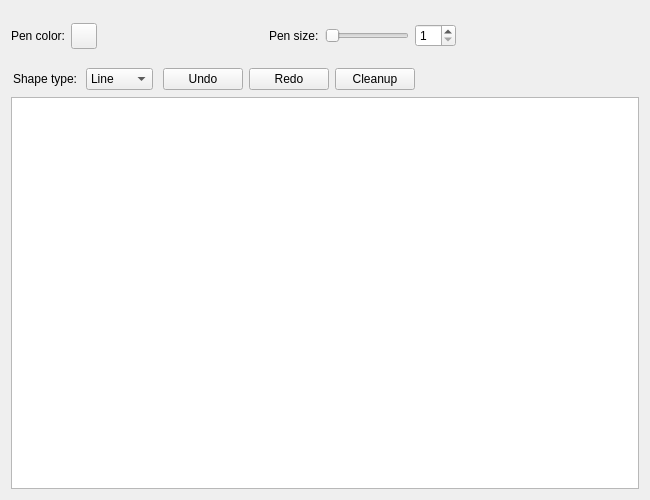
<?xml version="1.0" encoding="UTF-8"?>
<ui version="4.0">
 <class>MainWindow</class>
 <widget class="QMainWindow" name="MainWindow">
  <property name="geometry">
   <rect>
    <x>0</x>
    <y>0</y>
    <width>650</width>
    <height>500</height>
   </rect>
  </property>
  <property name="minimumSize">
   <size>
    <width>400</width>
    <height>300</height>
   </size>
  </property>
  <property name="windowTitle">
   <string>Wow Paint</string>
  </property>
  <widget class="QWidget" name="centralWidget">
   <layout class="QGridLayout" name="gridLayout">
    <item row="0" column="0" colspan="2">
     <layout class="QHBoxLayout" name="colorLayout">
      <item>
       <widget class="QLabel" name="PenColorLabel">
        <property name="sizePolicy">
         <sizepolicy hsizetype="Fixed" vsizetype="Preferred">
          <horstretch>0</horstretch>
          <verstretch>0</verstretch>
         </sizepolicy>
        </property>
        <property name="text">
         <string>Pen color:</string>
        </property>
       </widget>
      </item>
      <item>
       <widget class="QPushButton" name="CurrentPenColor">
        <property name="sizePolicy">
         <sizepolicy hsizetype="Fixed" vsizetype="Fixed">
          <horstretch>0</horstretch>
          <verstretch>0</verstretch>
         </sizepolicy>
        </property>
        <property name="minimumSize">
         <size>
          <width>26</width>
          <height>26</height>
         </size>
        </property>
        <property name="maximumSize">
         <size>
          <width>26</width>
          <height>26</height>
         </size>
        </property>
        <property name="text">
         <string/>
        </property>
       </widget>
      </item>
      <item>
       <widget class="QWidget" name="colorWidget" native="true">
        <property name="minimumSize">
         <size>
          <width>160</width>
          <height>50</height>
         </size>
        </property>
        <property name="maximumSize">
         <size>
          <width>160</width>
          <height>50</height>
         </size>
        </property>
        <property name="styleSheet">
         <string notr="true"/>
        </property>
       </widget>
      </item>
     </layout>
    </item>
    <item row="0" column="2">
     <layout class="QHBoxLayout" name="penSizeLayout">
      <item>
       <widget class="QLabel" name="PenSizeText">
        <property name="text">
         <string>Pen size:</string>
        </property>
       </widget>
      </item>
      <item>
       <widget class="QSlider" name="PenSizeSlider">
        <property name="sizePolicy">
         <sizepolicy hsizetype="Fixed" vsizetype="Fixed">
          <horstretch>0</horstretch>
          <verstretch>0</verstretch>
         </sizepolicy>
        </property>
        <property name="minimum">
         <number>1</number>
        </property>
        <property name="maximum">
         <number>10</number>
        </property>
        <property name="orientation">
         <enum>Qt::Horizontal</enum>
        </property>
       </widget>
      </item>
      <item>
       <widget class="QSpinBox" name="PenSizeSpinBox">
        <property name="minimumSize">
         <size>
          <width>40</width>
          <height>0</height>
         </size>
        </property>
        <property name="minimum">
         <number>1</number>
        </property>
        <property name="maximum">
         <number>10</number>
        </property>
       </widget>
      </item>
      <item>
       <spacer name="horizontalSpacer">
        <property name="orientation">
         <enum>Qt::Horizontal</enum>
        </property>
        <property name="sizeHint" stdset="0">
         <size>
          <width>40</width>
          <height>20</height>
         </size>
        </property>
       </spacer>
      </item>
     </layout>
    </item>
    <item row="1" column="0">
     <layout class="QHBoxLayout" name="shapeTypeLayout">
      <property name="spacing">
       <number>8</number>
      </property>
      <property name="leftMargin">
       <number>2</number>
      </property>
      <property name="topMargin">
       <number>1</number>
      </property>
      <property name="rightMargin">
       <number>2</number>
      </property>
      <property name="bottomMargin">
       <number>1</number>
      </property>
      <item>
       <widget class="QLabel" name="ShapeTypeLabel">
        <property name="sizePolicy">
         <sizepolicy hsizetype="Fixed" vsizetype="Minimum">
          <horstretch>0</horstretch>
          <verstretch>0</verstretch>
         </sizepolicy>
        </property>
        <property name="text">
         <string>Shape type:</string>
        </property>
       </widget>
      </item>
      <item>
       <widget class="QComboBox" name="ShapeTypeComboBox">
        <property name="minimumSize">
         <size>
          <width>65</width>
          <height>20</height>
         </size>
        </property>
        <item>
         <property name="text">
          <string>Line</string>
         </property>
        </item>
        <item>
         <property name="text">
          <string>Curve</string>
         </property>
        </item>
        <item>
         <property name="text">
          <string>Rect</string>
         </property>
        </item>
        <item>
         <property name="text">
          <string>Ellipse</string>
         </property>
        </item>
       </widget>
      </item>
     </layout>
    </item>
    <item row="1" column="1" colspan="2">
     <layout class="QHBoxLayout" name="actionsLayout">
      <property name="leftMargin">
       <number>2</number>
      </property>
      <property name="topMargin">
       <number>1</number>
      </property>
      <property name="rightMargin">
       <number>2</number>
      </property>
      <property name="bottomMargin">
       <number>1</number>
      </property>
      <item>
       <widget class="QPushButton" name="undoButton">
        <property name="maximumSize">
         <size>
          <width>80</width>
          <height>25</height>
         </size>
        </property>
        <property name="text">
         <string>Undo</string>
        </property>
       </widget>
      </item>
      <item>
       <widget class="QPushButton" name="redoButton">
        <property name="maximumSize">
         <size>
          <width>80</width>
          <height>25</height>
         </size>
        </property>
        <property name="text">
         <string>Redo</string>
        </property>
       </widget>
      </item>
      <item>
       <widget class="QPushButton" name="cleanupButton">
        <property name="maximumSize">
         <size>
          <width>80</width>
          <height>25</height>
         </size>
        </property>
        <property name="text">
         <string>Cleanup</string>
        </property>
       </widget>
      </item>
      <item>
       <spacer name="horizontalSpacer_2">
        <property name="orientation">
         <enum>Qt::Horizontal</enum>
        </property>
        <property name="sizeHint" stdset="0">
         <size>
          <width>40</width>
          <height>20</height>
         </size>
        </property>
       </spacer>
      </item>
     </layout>
    </item>
    <item row="2" column="0" colspan="3">
     <widget class="QGraphicsView" name="graphicsView"/>
    </item>
   </layout>
  </widget>
 </widget>
 <layoutdefault spacing="6" margin="11"/>
 <resources/>
 <connections/>
</ui>
